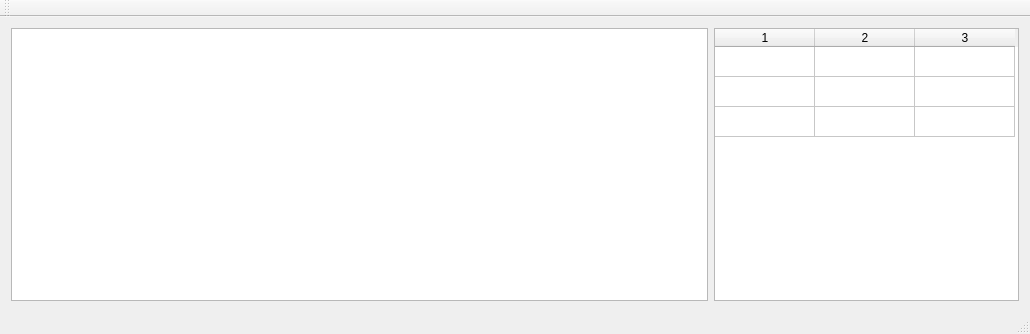
<?xml version="1.0" encoding="UTF-8"?>
<ui version="4.0">
 <class>MainWindow</class>
 <widget class="QMainWindow" name="MainWindow">
  <property name="geometry">
   <rect>
    <x>0</x>
    <y>0</y>
    <width>1030</width>
    <height>334</height>
   </rect>
  </property>
  <property name="windowTitle">
   <string>JnB Editor</string>
  </property>
  <widget class="QWidget" name="centralWidget">
   <layout class="QHBoxLayout" name="horizontalLayout">
    <item>
     <widget class="ResourceView" name="graphicsView">
      <property name="minimumSize">
       <size>
        <width>300</width>
        <height>0</height>
       </size>
      </property>
     </widget>
    </item>
    <item>
     <widget class="QTableWidget" name="filesTable">
      <property name="sizePolicy">
       <sizepolicy hsizetype="MinimumExpanding" vsizetype="Expanding">
        <horstretch>0</horstretch>
        <verstretch>0</verstretch>
       </sizepolicy>
      </property>
      <property name="minimumSize">
       <size>
        <width>200</width>
        <height>0</height>
       </size>
      </property>
      <property name="maximumSize">
       <size>
        <width>305</width>
        <height>16777215</height>
       </size>
      </property>
      <property name="rowCount">
       <number>3</number>
      </property>
      <property name="columnCount">
       <number>3</number>
      </property>
      <attribute name="horizontalHeaderVisible">
       <bool>true</bool>
      </attribute>
      <attribute name="verticalHeaderVisible">
       <bool>false</bool>
      </attribute>
      <row/>
      <row/>
      <row/>
      <column/>
      <column/>
      <column/>
     </widget>
    </item>
   </layout>
  </widget>
  <widget class="QMenuBar" name="menuBar">
   <property name="geometry">
    <rect>
     <x>0</x>
     <y>0</y>
     <width>1030</width>
     <height>25</height>
    </rect>
   </property>
  </widget>
  <widget class="QToolBar" name="mainToolBar">
   <attribute name="toolBarArea">
    <enum>TopToolBarArea</enum>
   </attribute>
   <attribute name="toolBarBreak">
    <bool>false</bool>
   </attribute>
  </widget>
  <widget class="QStatusBar" name="statusBar"/>
 </widget>
 <layoutdefault spacing="6" margin="11"/>
 <customwidgets>
  <customwidget>
   <class>ResourceView</class>
   <extends>QGraphicsView</extends>
   <header>resourceview.h</header>
  </customwidget>
 </customwidgets>
 <resources/>
 <connections/>
</ui>
